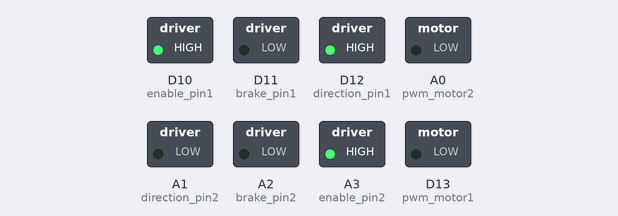
A program run on a simulated CircuitPython board. Shown: switched loads named in the program (green lamp = pin HIGH). What the program prints to the serial console is not drawn. At 62.1 s the program ends and the board releases its pins; the recording ends there.

Above: at 0.1 s.
Timing chart, 0 to 1.6 s (numbered marks = the images above):
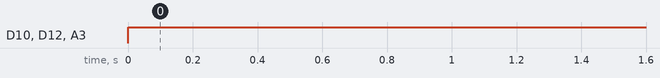

Measured:
- by itself, D10 (enable_pin1), D12 (direction_pin1), A3 (enable_pin2): LOW → HIGH at 0.00 s

The program:

two_motors_test.py
```python
import time
import board
import pwmio
import digitalio

# Pin Definitions for Motor 1 (Left Wheel)
enable_pin1 = digitalio.DigitalInOut(board.D10)
enable_pin1.direction = digitalio.Direction.OUTPUT

brake_pin1 = digitalio.DigitalInOut(board.D11)
brake_pin1.direction = digitalio.Direction.OUTPUT

direction_pin1 = digitalio.DigitalInOut(board.D12)
direction_pin1.direction = digitalio.Direction.OUTPUT

pwm_motor1 = pwmio.PWMOut(board.D13, frequency=1000, duty_cycle=0, variable_frequency=True)

# Pin Definitions for Motor 2 (Right Wheel)
enable_pin2 = digitalio.DigitalInOut(board.A3)
enable_pin2.direction = digitalio.Direction.OUTPUT

brake_pin2 = digitalio.DigitalInOut(board.A2)
brake_pin2.direction = digitalio.Direction.OUTPUT

direction_pin2 = digitalio.DigitalInOut(board.A1)
direction_pin2.direction = digitalio.Direction.OUTPUT

pwm_motor2 = pwmio.PWMOut(board.A0, frequency=2000, duty_cycle=0, variable_frequency=True)

# Constants
MIN_SPEED = 1000  # Hz
MAX_SPEED = 2000  # Hz
SPEED_STEP = 100  # Hz increment
RAMP_DELAY = 2    # Seconds

def print_motor_state(speed, motor_id):
    print(f"Motor {motor_id} - PWM Frequency: {speed} Hz")
    print(f"Motor {motor_id} - Direction: {'Forward' if motor_id == 1 and direction_pin1.value else 'Forward' if motor_id == 2 and direction_pin2.value == 0 else 'Reverse'}")
    print(f"Motor {motor_id} - Brake: {'Engaged' if motor_id == 1 and not brake_pin1.value else 'Engaged' if motor_id == 2 and not brake_pin2.value else 'Released'}")
    print(f"Motor {motor_id} - Enable: {'ON' if motor_id == 1 and enable_pin1.value else 'ON' if motor_id == 2 and enable_pin2.value else 'OFF'}")
    print("--------------------------------")

def drive_motors():
    try:
        # Set direction forward for both motors
        # Motor 2 should be reversed, since it does not know which way "forward" is
        direction_pin1.value = True
        direction_pin2.value = False

        # Enable both motors
        enable_pin1.value = True
        enable_pin2.value = True

        # Release brake for both motors
        brake_pin1.value = False
        brake_pin2.value = False

        print_motor_state(MIN_SPEED, 1)
        print_motor_state(MIN_SPEED, 2)

        # Ramp up speed
        current_speed = MIN_SPEED
        while current_speed <= MAX_SPEED:
            pwm_motor1.frequency = current_speed
            pwm_motor2.frequency = current_speed
            print_motor_state(current_speed, 1)
            print_motor_state(current_speed, 2)
            time.sleep(RAMP_DELAY)
            current_speed += SPEED_STEP

        # Ramp down speed
        while current_speed > 0:
            current_speed -= SPEED_STEP
            pwm_motor1.frequency = max(current_speed, 0)
            pwm_motor2.frequency = max(current_speed, 0)
            print_motor_state(current_speed, 1)
            print_motor_state(current_speed, 2)
            time.sleep(RAMP_DELAY)

        # Stop motors and disable
        pwm_motor1.frequency = MIN_SPEED  # Ensure motor stops
        pwm_motor2.frequency = MIN_SPEED  # Ensure motor stops
        enable_pin1.value = False  # Allow motor to coast
        enable_pin2.value = False  # Allow motor to coast

        print_motor_state(0, 1)
        print_motor_state(0, 2)

        # And exit
        print("Bye!")
        quit()

    except Exception as e:
        print(f"Error occurred: {e}")

if __name__ == "__main__":
    drive_motors()
```
